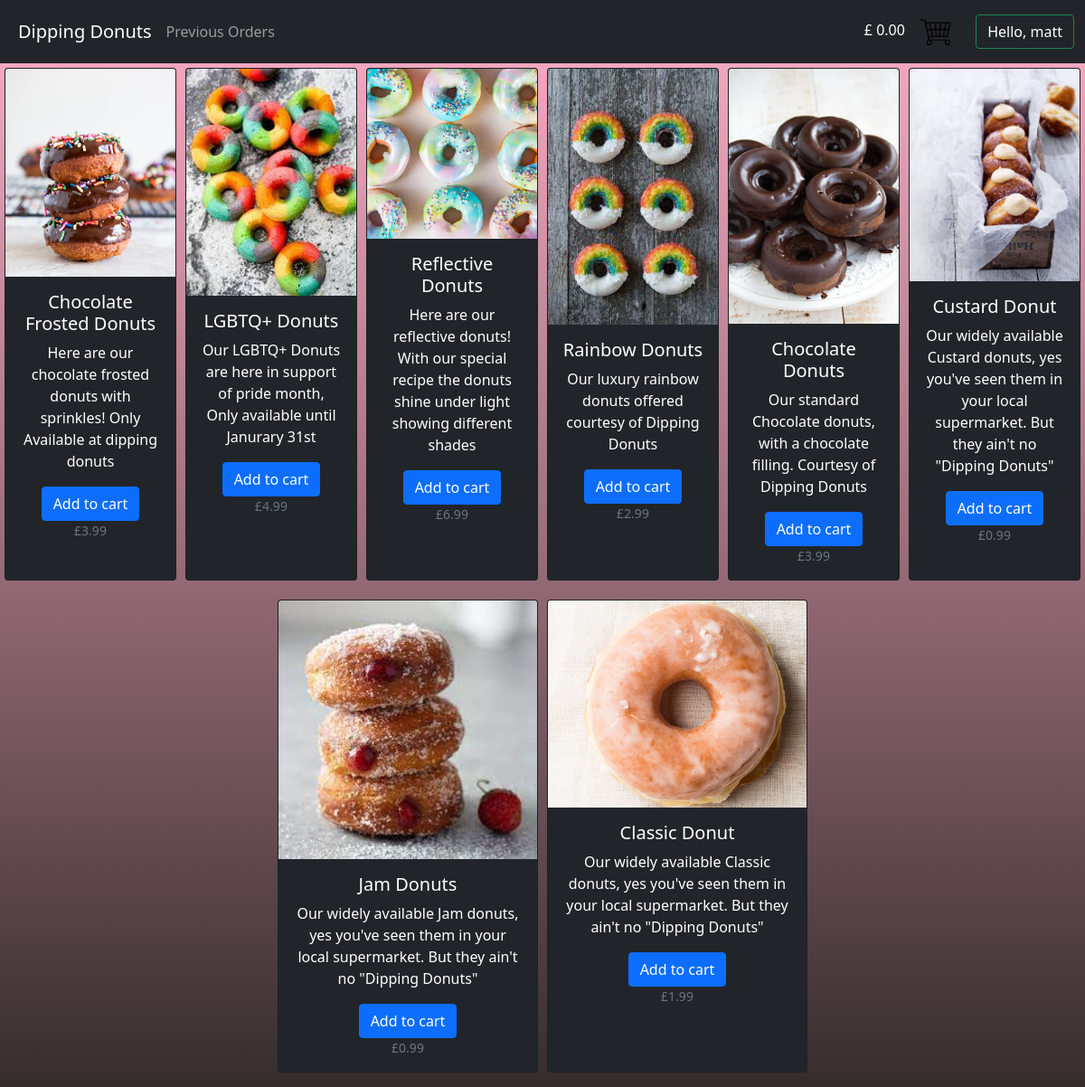
Screenshot of / (signed in) with the database file from the repository.
### tables this page shows
CREATE TABLE `product_table` (
  `ProductID` int(11) NOT NULL,
  `ProductName` varchar(32) NOT NULL,
  `ProductDescription` varchar(256) NOT NULL,
  `image` varchar(256) NOT NULL,
  `cost` float NOT NULL
);

### phpScripts/functions.php (the view, shortened to what this page needs)
<?php
function generateCard($id, $image, $title, $desc, $cost){
    echo"
    <div class='card text-center text-white bg-dark mb-3' style='width: 18rem; margin: 5px 5px 5px 5px'>
        <img class='card-img-top' src='images/$image' alt='Card image cap'>
        <div class='card-body'>
          <h5 class='card-title'>$title</h5>
          <p class='card-text'>$desc</p>
          <a type='submit' id='$id' name='addToCart' value='$id' class='btn btn-primary addToCart'>Add to cart</a>
          <p class='card-text'><small class='text-muted'>£";
          echo number_format($cost, 2, '.', ',');
          echo"</small></p>
        </div>
    </div> ";
}
?>

### phpScripts/populateCards.php (shortened to what this page needs)
<?php
require('connectDB.php');
require('functions.php');
$x = 0;
$stmt = $conn -> prepare('SELECT * FROM product_table');
$stmt -> execute();
$stmt -> bind_result($productID, $productName, $productDes, $imageLoc, $cost);
$stmt -> store_result();
while ($stmt->fetch()){
    if ($x==0){
      echo"<div class='card-deck d-flex justify-content-center'>";
      generateCard($productID, $imageLoc, $productName, $productDes, $cost);
      $x++;
    } elseif ($x % 5 == 0){
      echo"</div>";
      echo"<div class='card-deck d-flex justify-content-center'>";
  $x++;
    } else{
      $x++;
  }
}
?>

### css/background.css (style rules this page uses)
body { background: #c7acac; background: #16222A; background: -webkit-linear-gradient(to top, #352d2d , #ffaec8); background: linear-gradient(to top, #352d2d , #ffaec8); }

### css/basket.css (style rules this page uses)
.btn { color:white; }

### rows the page displays
product_table: image (picture), ProductName "Chocolate Frosted Donuts", ProductDescription "Here are our chocolate frosted donuts with sprinkles! Only Available at dipping donuts", $id 1 (drawn), cost "3.99"
product_table: image (picture), ProductName "LGBTQ+ Donuts", ProductDescription "Our LGBTQ+ Donuts are here in support of pride month, Only available until Janurary 31st", $id 2 (drawn), cost "4.99"
product_table: image (picture), ProductName "Reflective Donuts", ProductDescription "Here are our reflective donuts! With our special recipe the donuts shine under light showing different shades", $id 3 (drawn), cost "6.99"
product_table: image (picture), ProductName "Rainbow Donuts", ProductDescription "Our luxury rainbow donuts offered courtesy of Dipping Donuts", $id 4 (drawn), cost "2.99"
product_table: image (picture), ProductName "Chocolate Donuts", ProductDescription "Our standard Chocolate donuts, with a chocolate filling. Courtesy of Dipping Donuts", $id 5 (drawn), cost "3.99"
product_table: image (picture), ProductName "Custard Donut", ProductDescription "Our widely available Custard donuts, yes you've seen them in your local supermarket. But they ain't no \"Dipping Donuts\"", $id 6 (drawn), cost "0.99"
product_table: image (picture), ProductName "Jam Donuts", ProductDescription "Our widely available Jam donuts, yes you've seen them in your local supermarket. But they ain't no \"Dipping Donuts\"", $id 7 (drawn), cost "0.99"
product_table: image (picture), ProductName "Classic Donut", ProductDescription "Our widely available Classic donuts, yes you've seen them in your local supermarket. But they ain't no \"Dipping Donuts\"", $id 8 (drawn), cost "1.99"

### other values shown
$_SESSION['basketTotal'] "0.00"
$_SESSION['username'] "matt"
